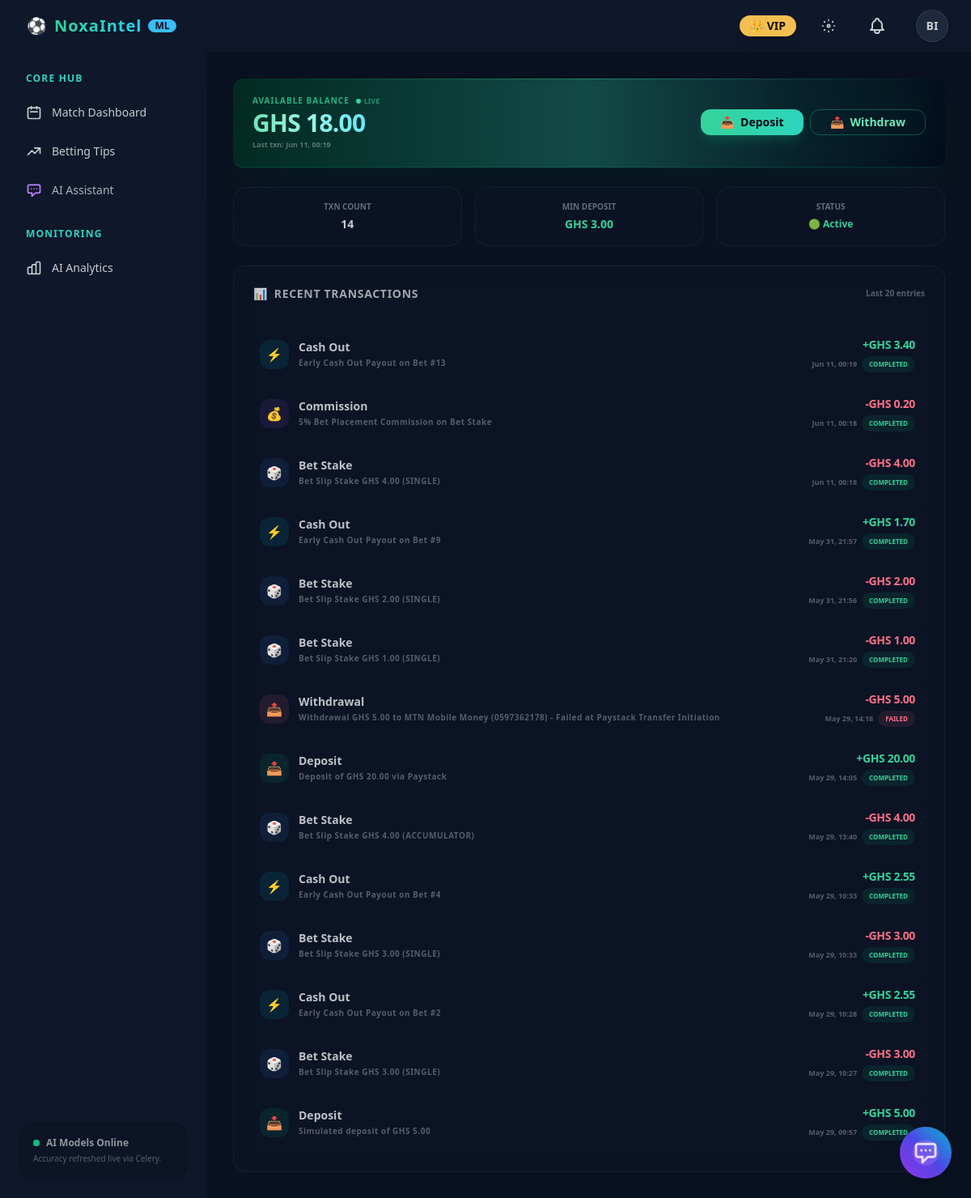
Page /wallet/ (signed in) on the committed database.
### users/models.py (models this page shows, shortened)
class CustomUser(AbstractUser):
    phone_number = models.CharField(max_length=20, unique=True, null=True, blank=True)
    email = models.EmailField(unique=True)
    USERNAME_FIELD = 'phone_number'
    REQUIRED_FIELDS = ['email', 'username']

### wallet/models.py (models this page shows, shortened)
class Transaction(models.Model):
    DEPOSIT = 'DEPOSIT'
    WITHDRAWAL = 'WITHDRAWAL'
    BET_STAKE = 'BET_STAKE'
    BET_WIN = 'BET_WIN'
    BET_REFUND = 'BET_REFUND'
    CASHOUT = 'CASHOUT'
    BONUS = 'BONUS'
    COMMISSION = 'COMMISSION'
    TYPE_CHOICES = [
        (DEPOSIT, 'Deposit'),
        (WITHDRAWAL, 'Withdrawal'),
        (BET_STAKE, 'Bet Stake'),
        (BET_WIN, 'Bet Winnings'),
        (BET_REFUND, 'Bet Refund'),
        (CASHOUT, 'Cash Out'),
        (BONUS, 'Bonus'),
        (COMMISSION, 'Commission'),
    ]
    PENDING = 'PENDING'
    COMPLETED = 'COMPLETED'
    FAILED = 'FAILED'
    REVERSED = 'REVERSED'
    STATUS_CHOICES = [
        (PENDING, 'Pending'),
        (COMPLETED, 'Completed'),
        (FAILED, 'Failed'),
        (REVERSED, 'Reversed'),
    ]
    wallet = models.ForeignKey(Wallet, on_delete=models.CASCADE, related_name='transactions')
    type = models.CharField(max_length=20, choices=TYPE_CHOICES)
    amount = models.DecimalField(max_digits=14, decimal_places=2)
    balance_before = models.DecimalField(max_digits=14, decimal_places=2)
    balance_after = models.DecimalField(max_digits=14, decimal_places=2)
    status = models.CharField(max_length=20, choices=STATUS_CHOICES, default=PENDING)
    reference = models.CharField(max_length=120, unique=True, db_index=True)
    description = models.CharField(max_length=255, blank=True)
    meta = models.JSONField(default=dict, blank=True)
    created_at = models.DateTimeField(default=timezone.now)
    class Meta:
        ordering = ['-created_at']
        indexes = [
            models.Index(fields=['wallet', 'type']),
            models.Index(fields=['wallet', 'status']),
        ]
    @property
    def is_credit(self):
        return self.type in (self.DEPOSIT, self.BET_WIN, self.BET_REFUND, self.CASHOUT, self.BONUS)

### wallet/views.py (the view)
# urls.py: path('wallet/', views.overview, name='overview'),
@login_required
def overview(request):
    wallet, created = Wallet.objects.get_or_create(user=request.user, currency='GHS')
    transactions = wallet.transactions.all().order_by('-created_at')[:20]
    context = {
        'wallet': wallet,
        'transactions': transactions,
    }
    return render(request, 'wallet/overview.html', context)

### config/context_processors.py (called while the page is built)
def vapid_public_key(request):
    return {
        "VAPID_PUBLIC_KEY": getattr(settings, "VAPID_PUBLIC_KEY", "")
    }

### templates/wallet/overview.html (shortened to what this page needs)
{% extends "base.html" %}
{% block content %}
<div class="max-w-7xl mx-auto space-y-0">
    <div class="sticky top-0 z-30 -mx-4 md:-mx-6 lg:-mx-8 px-4 md:px-6 lg:px-8 mb-6"
         id="wallet-sticky-banner">
        <div class="relative overflow-hidden bg-gradient-to-r from-emerald-950/95 via-teal-900/95 to-slate-950/95 backdrop-blur-xl rounded-xl border-b border-emerald-500/20 shadow-2xl shadow-emerald-950/40">
            <div class="absolute -right-12 -top-12 w-40 h-40 rounded-full bg-emerald-500/10 blur-3xl pointer-events-none"></div>
            <div class="absolute -left-12 -bottom-12 w-40 h-40 rounded-full bg-teal-500/8 blur-3xl pointer-events-none"></div>
            <div class="absolute top-0 left-0 right-0 h-px bg-gradient-to-r from-transparent via-emerald-400/40 to-transparent"></div>
            <div class="relative z-10 flex items-center justify-between flex-wrap gap-4 px-4 md:px-6 py-4 md:py-5">
                <div class="space-y-0.5 min-w-0">
                    <div class="flex items-center gap-2">
                        <span class="text-[10px] font-black uppercase tracking-widest text-emerald-400/80">Available Balance</span>
                        {% if wallet.is_locked %}
                            <span class="badge badge-error badge-xs font-bold text-[8px] px-1.5">🔒 LOCKED</span>
                        {% else %}
                            <span class="flex items-center gap-1 text-[9px] text-emerald-400/60 font-bold">
                                <span class="w-1.5 h-1.5 rounded-full bg-emerald-400 animate-pulse inline-block"></span>
                                LIVE
                            </span>
                        {% endif %}
                    </div>
                    <div class="flex items-baseline gap-2" id="sticky-balance-display"
                         hx-get="{% url 'wallet:balance_partial' %}"
                         hx-trigger="load, every 15s"
                         hx-swap="innerHTML">
                        <span class="text-2xl md:text-3xl font-black tracking-tight text-transparent bg-clip-text bg-gradient-to-r from-emerald-300 via-teal-200 to-cyan-300">
                        </span>
                    </div>
                    <p class="text-[9px] text-white/35 font-semibold truncate">
                        Last txn: {% if transactions %}{{ transactions.0.created_at|date:"M d, H:i" }}{% else %}No transactions yet{% endif %}
                    </p>
                </div>
                <div class="flex gap-2 flex-shrink-0">
                    <a href="{% url 'wallet:deposit' %}"
                       class="btn btn-sm border-0 bg-gradient-to-r from-emerald-400 to-teal-400 hover:from-emerald-500 hover:to-teal-500 text-slate-950 font-black px-4 md:px-6 rounded-xl shadow-lg shadow-emerald-500/20 active:scale-95 transition-all duration-150">
                        📥 <span class="">Deposit</span>
                    </a>
                    <a href="{% url 'wallet:withdraw' %}"
                       class="btn btn-sm btn-outline border-emerald-500/40 text-emerald-300 hover:bg-emerald-500/10 hover:border-emerald-400 px-4 md:px-6 rounded-xl active:scale-95 transition-all duration-150">
                        📤 <span class="">Withdraw</span>
                    </a>
                </div>
            </div>
        </div>
    </div>
    <div class="space-y-6">
        <div class="grid grid-cols-3 gap-3 md:gap-4">
            <div class="glass-panel p-3 md:p-4 rounded-2xl text-center border border-base-200/40">
                <span class="block text-[9px] md:text-[10px] uppercase font-bold text-base-content/50">Txn Count</span>
                <span class="block text-sm font-extrabold text-base-content mt-1">{{ transactions|length }}</span>
            </div>
            <div class="glass-panel p-3 md:p-4 rounded-2xl text-center border border-base-200/40">
                <span class="block text-[9px] md:text-[10px] uppercase font-bold text-base-content/50">Min Deposit</span>
                <span class="block text-sm font-extrabold text-emerald-400 mt-1">GHS 3.00</span>
            </div>
            <div class="glass-panel p-3 md:p-4 rounded-2xl text-center border border-base-200/40">
                <span class="block text-[9px] md:text-[10px] uppercase font-bold text-base-content/50">Status</span>
                <span class="block text-xs font-bold mt-1.5 {% if wallet.is_locked %}text-error{% else %}text-emerald-400{% endif %}">
                    {% if wallet.is_locked %}🛑 Locked{% else %}🟢 Active{% endif %}
                </span>
            </div>
        </div>
        <div class="glass-panel rounded-2xl border border-base-200/40 p-4 md:p-6 space-y-4">
            <div class="flex items-center justify-between border-b border-base-200/60 pb-3">
                <h2 class="text-sm font-black uppercase tracking-wider text-base-content/80 flex items-center gap-2">
                    <span>📊</span> Recent Transactions
                </h2>
                <span class="text-[10px] opacity-40 font-bold">Last 20 entries</span>
            </div>
            <div class="divide-y divide-base-200/50 pr-1">
                {% for tx in transactions %}
                    <div class="flex items-center justify-between py-3.5 hover:bg-base-200/30 px-2 rounded-xl transition-all duration-200 gap-2 min-w-0">
                        <div class="flex items-center gap-3 min-w-0">
                            <div class="w-9 h-9 rounded-xl flex items-center justify-center font-bold text-base flex-shrink-0
                                {% if tx.type == 'DEPOSIT' %}bg-emerald-500/10 text-emerald-400
                                {% elif tx.type == 'WITHDRAWAL' %}bg-error/10 text-error
                                {% elif tx.type == 'BET_STAKE' %}bg-blue-500/10 text-blue-400
                                {% elif tx.type == 'BET_WIN' %}bg-yellow-500/10 text-yellow-400
                                {% elif tx.type == 'CASHOUT' %}bg-cyan-500/10 text-cyan-400
                                {% else %}bg-purple-500/10 text-purple-400{% endif %}">
                                {% if tx.type == 'DEPOSIT' %}📥
                                {% elif tx.type == 'WITHDRAWAL' %}📤
                                {% elif tx.type == 'BET_STAKE' %}🎲
                                {% elif tx.type == 'BET_WIN' %}👑
                                {% elif tx.type == 'CASHOUT' %}⚡
                                {% else %}💰{% endif %}
                            </div>
                            <div class="min-w-0">
                                <span class="block text-sm font-black truncate text-base-content/95">{{ tx.get_type_display }}</span>
                                <span class="block text-[10px] font-semibold opacity-40 tracking-wider truncate mt-0.5">
                                    {{ tx.description|default:"No description" }}
                                </span>
                            </div>
                        </div>
                        <div class="text-right flex-shrink-0 pl-3">
                            <span class="block text-sm font-black tracking-tight {% if tx.is_credit %}text-emerald-400{% else %}text-error{% endif %}">
                                {% if tx.is_credit %}+{% else %}-{% endif %}GHS {{ tx.amount }}
                            </span>
                            <div class="flex items-center gap-1.5 justify-end mt-1">
                                <span class="text-[9px] opacity-40 font-bold">{{ tx.created_at|date:"M d, H:i" }}</span>
                                <span class="badge py-1.5 font-black uppercase text-[8px] border-0
                                    {% if tx.status == 'COMPLETED' %}bg-emerald-500/10 text-emerald-400
                                    {% elif tx.status == 'PENDING' %}bg-warning/10 text-warning
                                    {% else %}bg-error/10 text-error{% endif %}">
                                    {{ tx.status }}
                                </span>
                            </div>
                        </div>
                    </div>
                {% endfor %}
            </div>
        </div>
    </div>
</div>
{% endblock %}

### templates/components/navbar.html (shortened to what this page needs)
<div class="navbar bg-base-100 border-b border-base-200 px-2 md:px-6 z-40 relative">
    <div class="flex-1">
        <a href="{% url 'home' %}" class="btn btn-ghost normal-case text-lg md:text-xl font-black gap-1 md:gap-2 tracking-wider px-2">
            <span>⚽</span>
            <span class="bg-gradient-to-r from-emerald-400 to-cyan-400 bg-clip-text text-transparent">NoxaIntel</span>
            <span class="hidden sm:inline-flex badge badge-primary badge-sm font-semibold tracking-normal">ML</span>
        </a>
    </div>
    <div class="flex-none gap-1.5 md:gap-4">
        {% if user.is_authenticated %}
            <div class="hidden sm:inline-flex">
                {% if user.profile.subscription_tier.name == 'VIP' %}
                    <span class="badge badge-warning gap-1 py-3 px-3 font-bold shadow-lg shadow-warning/10">
                        👑 VIP
                    </span>
                {% elif user.profile.subscription_tier.name == 'Premium' %}
                    <span class="badge badge-secondary gap-1 py-3 px-3 font-bold shadow-lg shadow-secondary/10">
                        ⚡ Premium
                    </span>
                {% else %}
                    <span class="badge badge-accent badge-outline gap-1 py-3 px-3 font-semibold">
                        Free Tier
                    </span>
                {% endif %}
            </div>
            <button id="theme-toggle" class="btn btn-ghost btn-circle" aria-label="Toggle Theme">
            </button>
            <div class="dropdown dropdown-end">
                <a href="{% url 'notifications:list' %}" class="btn btn-ghost btn-circle relative">
                </a>
            </div>
            <div class="dropdown dropdown-end">
                <div tabindex="0" role="button" class="btn btn-ghost btn-circle avatar placeholder">
                    <div class="bg-neutral text-neutral-content rounded-full w-10 border border-neutral-content/10 shadow-md">
                        <span class="text-sm font-bold">{{ user.username|slice:":2"|upper }}</span>
                    </div>
                </div>
            </div>
        {% else %}
            {% if '/login/' not in request.path and '/register/' not in request.path %}
                <a href="{% url 'users:login' %}" class="btn btn-ghost btn-sm">Log In</a>
                <a href="{% url 'users:register' %}" class="btn btn-primary btn-sm px-4">Sign Up</a>
            {% endif %}
        {% endif %}
    </div>
</div>

### templates/base.html (style rules this page uses)
.glass-panel { background: rgba(15, 23, 42, 0.45); backdrop-filter: blur(12px); -webkit-backdrop-filter: blur(12px); border: 1px solid rgba(255, 255, 255, 0.05); }

### rows in the picture
CustomUser: username "BI"
Transaction: type "Cash Out", description "Early Cash Out Payout on Bet #13", amount "3.40", created_at "Jun 11, 00:19", status "COMPLETED"
Transaction: type "Commission", description "5% Bet Placement Commission on Bet Stake", amount "0.20", created_at "Jun 11, 00:18", status "COMPLETED"
Transaction: type "Bet Stake", description "Bet Slip Stake GHS 4.00 (SINGLE)", amount "4.00", created_at "Jun 11, 00:18", status "COMPLETED"
Transaction: type "Cash Out", description "Early Cash Out Payout on Bet #9", amount "1.70", created_at "May 31, 21:57", status "COMPLETED"
Transaction: type "Bet Stake", description "Bet Slip Stake GHS 2.00 (SINGLE)", amount "2.00", created_at "May 31, 21:56", status "COMPLETED"
Transaction: type "Bet Stake", description "Bet Slip Stake GHS 1.00 (SINGLE)", amount "1.00", created_at "May 31, 21:20", status "COMPLETED"
Transaction: type "Withdrawal", description "Withdrawal GHS 5.00 to MTN Mobile Money (0597362178) - Failed at Paystack Transfer Initiation", amount "5.00", created_at "May 29, 14:18", status "FAILED"
Transaction: type "Deposit", description "Deposit of GHS 20.00 via Paystack", amount "20.00", created_at "May 29, 14:05", status "COMPLETED"
Transaction: type "Bet Stake", description "Bet Slip Stake GHS 4.00 (ACCUMULATOR)", amount "4.00", created_at "May 29, 13:40", status "COMPLETED"
Transaction: type "Cash Out", description "Early Cash Out Payout on Bet #4", amount "2.55", created_at "May 29, 10:33", status "COMPLETED"
Transaction: type "Bet Stake", description "Bet Slip Stake GHS 3.00 (SINGLE)", amount "3.00", created_at "May 29, 10:33", status "COMPLETED"
Transaction: type "Cash Out", description "Early Cash Out Payout on Bet #2", amount "2.55", created_at "May 29, 10:28", status "COMPLETED"
Transaction: type "Bet Stake", description "Bet Slip Stake GHS 3.00 (SINGLE)", amount "3.00", created_at "May 29, 10:27", status "COMPLETED"
Transaction: type "Deposit", description "Simulated deposit of GHS 5.00", amount "5.00", created_at "May 29, 09:57", status "COMPLETED"

### other values in the picture
{{ transactions|length }} "14"
